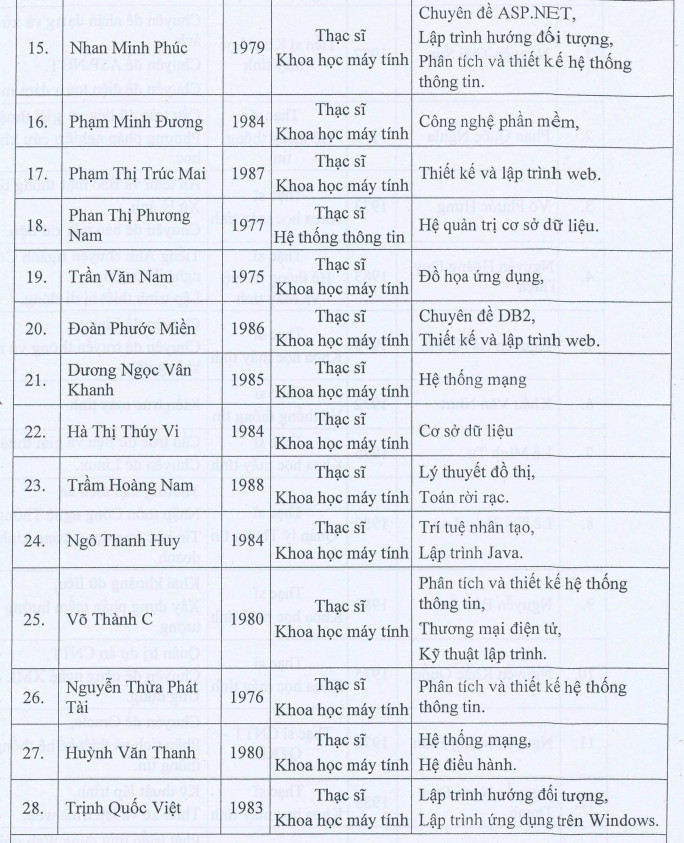
#> input picture scr/data_test/Input/img_table/2.jpg, 684 x 843 px, found by its file name
$ python tableimage.py
#> lines starting #> are read from the running program, lines starting #| are printed output that depends on the picture; after the words box and inside, x2 and y2 are one past the last pixel; in counts of white or black regions, pixels touching at a corner belong together
#> further down, img is the input picture: shape (843, 684, 3); mean B, G, R 239.3, 230.7, 227.4
import cv2
import numpy as np
import os

# tìm biên
def image_bin(img):
    # Chuyển ảnh sang ảnh xám (grayscale)
    img_gray = cv2.cvtColor(img, cv2.COLOR_BGR2GRAY)

    # Áp dụng Gaussian Blur để làm mờ ảnh, giúp loại bỏ nhiễu
    blur_image = cv2.GaussianBlur(img_gray, (5, 5), 0)
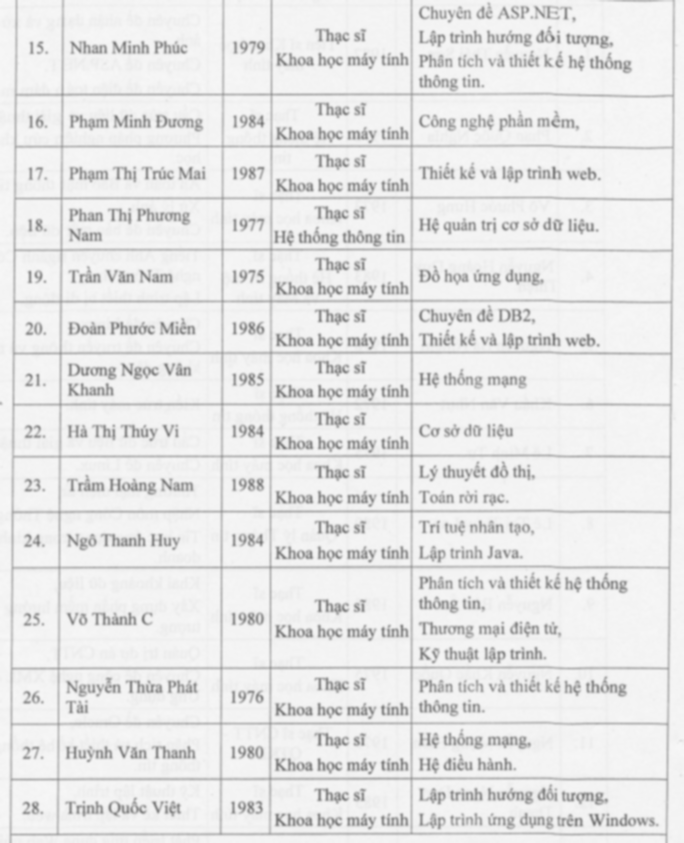
#> blur_image: shape (843, 684); min 120, max 248, mean 230.7

    thresh, img_bin = cv2.threshold(img_gray, 128, 255, cv2.THRESH_BINARY | cv2.THRESH_OTSU)
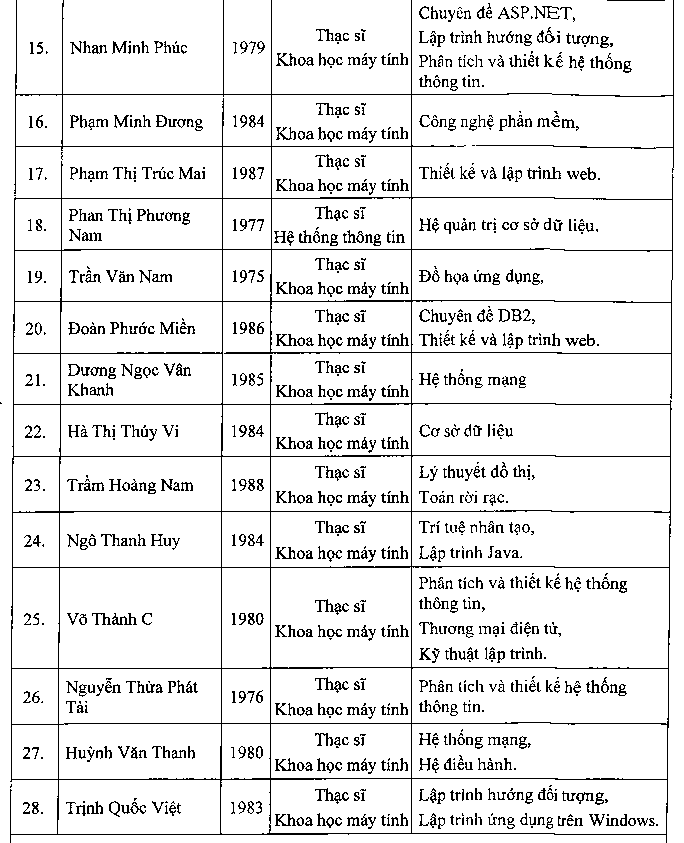
#> img_bin: shape (843, 684); 91.3% white; black in thin lines or dots
#> thresh = 184

    return 255 - img_bin
#> returned value: shape (843, 684); 8.7% white in thin lines or dots

#Xác địch các vector đường thẳng.
def lines(img):
    img_bin = image_bin(img)

    # Sử dụng Hough Line Transform để tìm các đoạn thẳng
    lines = cv2.HoughLinesP(img_bin, 1, np.pi / 180, threshold=30, minLineLength=100, maxLineGap=5)
#> lines = 45 rows, first 6: [411, 833, 411, 0], [19, 511, 515, 511], [10, 834, 327, 834], [61, 249, 543, 249], [270, 833, 270, 274], [13, 456, 403, 456]

    print(lines)
#> (printed output is left out)
    # lọc ra các đường ngang và dọc
    h_line = [line[0].tolist() for line in lines if abs(line[0][1] - line[0][3])<10]
#> h_line = 25 items, first 6: [19, 511, 515, 511], [10, 834, 327, 834], [61, 249, 543, 249], [13, 456, 403, 456], [554, 567, 669, 567], [15, 146, 463, 146]
    v_line = [line[0].tolist() for line in lines if abs(line[0][0] - line[0][2])<10]
#> v_line = 20 items, first 6: [411, 833, 411, 0], [270, 833, 270, 274], [271, 311, 271, 0], [221, 786, 221, 423], [222, 455, 222, 101], [12, 628, 12, 458]

    return h_line, v_line

def group_lines(lines, thin_thresh, k = 1):
    new_lines = []

    while len(lines) > 0:
        thresh = sorted(lines, key=lambda x: x[k])[0]

        slines = [line for line in lines if thresh[k] - thin_thresh <= line[k] <= thresh[k] + thin_thresh]
        lines = [line for line in lines if thresh[k] - thin_thresh > line[k] or line[k] > thresh[k] + thin_thresh]

        lis = []
        for line in slines:
            lis.append(line[k-1])
            lis.append(line[k+1])
        new_lines.append([min(lis) - 4*thin_thresh, max(lis) + 4*thin_thresh, thresh[k]])
    return new_lines


if __name__== "__main__":
    img_path = os.path.abspath(r"scr\data_test\Input\img_table\2.jpg")
    print(img_path)
    img = cv2.imread(img_path)

    h_lines, v_lines = lines(img)
#> h_lines has the same summary as h_line in lines; v_lines has the same summary as v_line in lines
    horizontal_lines = group_lines(h_lines, img.shape[1]//120)
#> the loop in group_lines, `while len(lines) > 0:` made 14 passes
#> slines on passes 1, 2, 3, 4, 5, 6, 7, 8, 9, 11, 12, 14: [[15, 94, 508, 94]], [[15, 146, 463, 146]], [[14, 198, 382, 198], [320, 197, 554, 197]], [[61, 249, 543, 249], [564, 250, 672, 250]], [[14, 301, 432, 301], [344, 300, 554, 300]], [[117, 352, 561, 352], [557, 353, 671, 353]], [[13, 404, 412, 404], [324, 403, 555, 403]], [[13, 456, 403, 456], [325, 455, 555, 455]], [[19, 511, 515, 511]], [[11, 668, 332, 668], [262, 667, 556, 667]], [[58, 723, 517, 723]], [[10, 834, 327, 834], [262, 833, 554, 833]]
#> after the loop in group_lines, `while len(lines) > 0:`: lines = []; new_lines = [[-5, 528, 94], [-5, 483, 146], [-6, 574, 197], [41, 692, 249], [-6, 574, 300], [97, 691, 352], [-7, 575, 403], [-7, 575, 455], [-1, 535, 511], [230, 689, 566], [-9, 576, 667], [38, 537, 723], [-9, 577, 778], [-10, 574, 833]]
#> horizontal_lines has the same summary as new_lines in group_lines
    vertical_lines = group_lines(v_lines, img.shape[1]//120, 2)
#> the loop in group_lines (call 2), `while len(lines) > 0:` made 6 passes
#> slines on passes 4 to 5: [[270, 833, 270, 274], [271, 311, 271, 0]], [[411, 833, 411, 0]]
#> vertical_lines = [[54, 810, 11], [-17, 839, 58], [-20, 806, 221], [-20, 853, 270], [-20, 853, 411], [-20, 805, 668]]

    cv2.imshow("bien", image_bin(img))
    cv2.waitKey()

    for h in horizontal_lines:
       cv2.line(img, [h[0]*2, h[2]*2], [h[1]*2, h[2]*2], (255, 0, 0), 2, 1, 1)
#> this loop made 14 passes
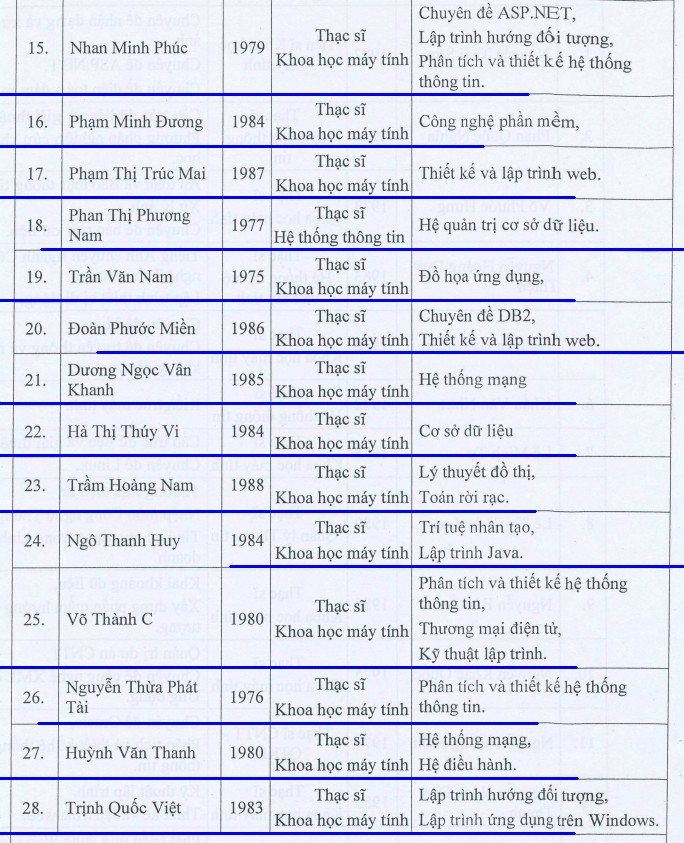
#> img: shape (843, 684, 3); 4.04% of pixels changed, all inside (x1, y1, x2, y2) = (0, 93, 684, 835)

    for v in vertical_lines:
       cv2.line(img, [v[2]*2, v[0]*2], [v[2]*2, v[1]*2], (0, 0, 255), 2, 1, 1)
#> this loop made 6 passes
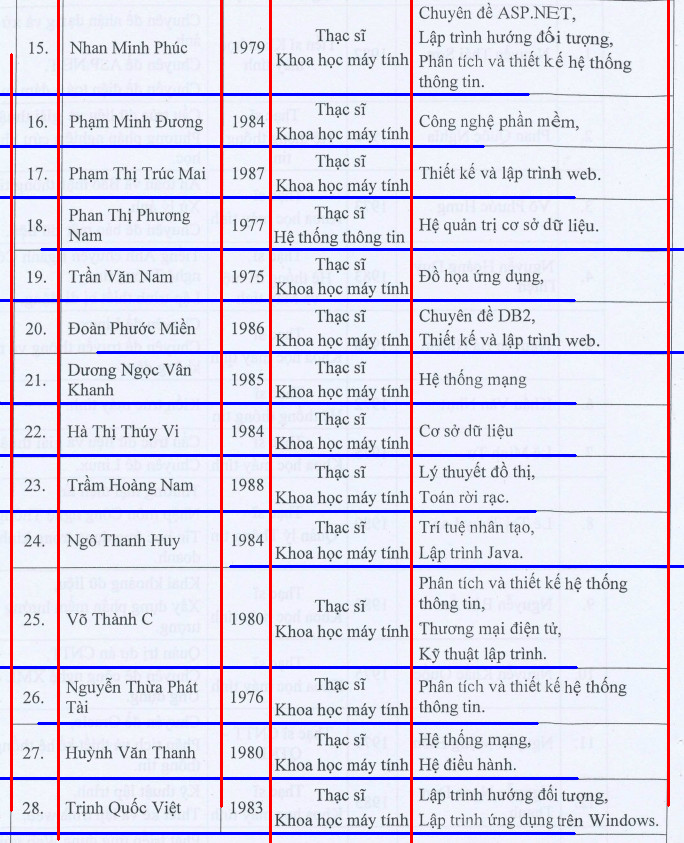
#> img: shape (843, 684, 3); 2.55% of pixels changed, all inside (x1, y1, x2, y2) = (10, 0, 670, 843)

    cv2.imshow("show", img)
    cv2.waitKey()

$ run again, with scr/data_test/Input/img_table/1.jpg copied over scr/data_test/Input/img_table/2.jpg
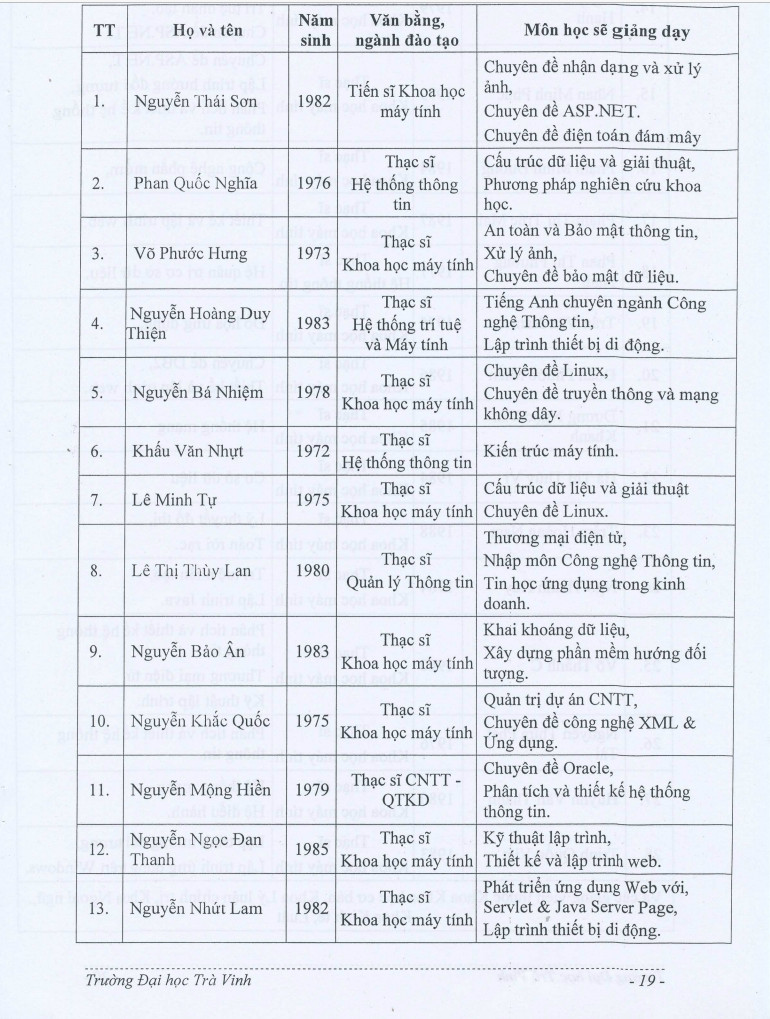
#> input picture scr/data_test/Input/img_table/1.jpg, 770 x 1019 px, found by its file name
#> img is the input picture: shape (1019, 770, 3); mean B, G, R 240.6, 232.1, 228.3
#> in image_bin, `thresh, img_bin = cv2.threshold(img_gray, 128, 255, cv2.THRESH_BINARY ..`:
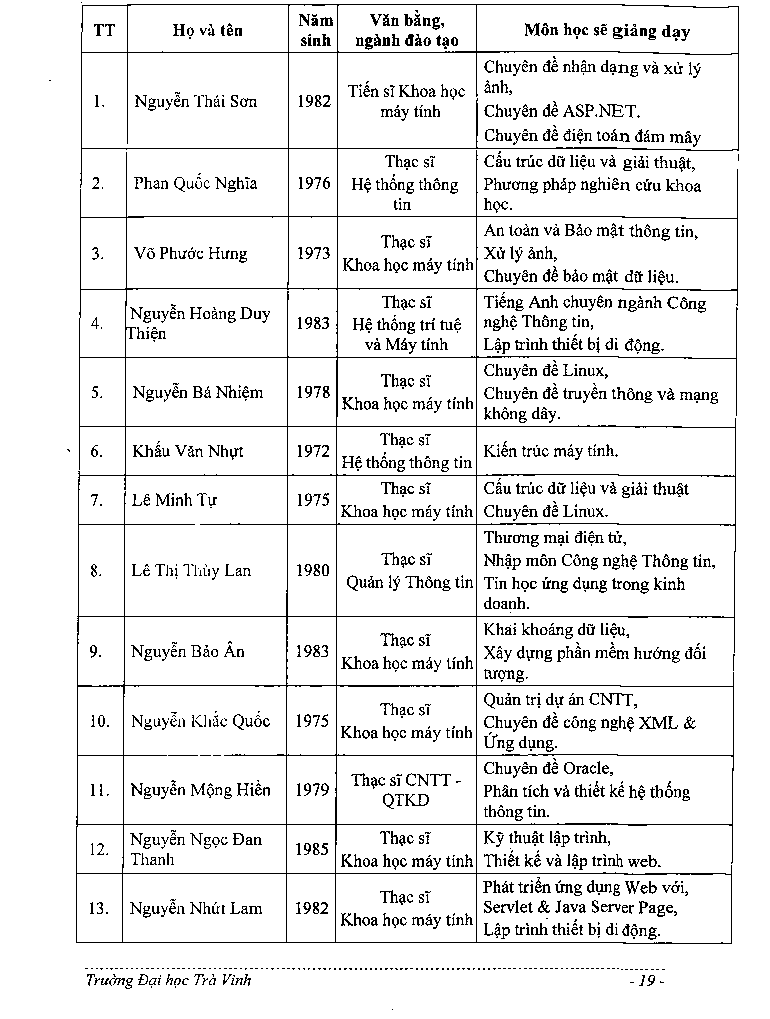
#> img_bin: shape (1019, 770); 92.2% white; black in thin lines or dots, all inside (x1, y1, x2, y2) = (49, 2, 739, 1010)
#> in image_bin, `thresh, img_bin = cv2.threshold(img_gray, 128, 255, cv2.THRESH_BINARY ..`: thresh = 183
#> in lines, `lines = cv2.HoughLinesP(img_bin, 1, np.pi / 180, threshold=30, minLine..`: lines = 48 rows, first 6: [476, 942, 476, 4], [76, 942, 625, 942], [77, 616, 723, 616], [76, 873, 632, 873], [79, 357, 510, 357], [99, 685, 620, 685]
#> (printed output is left out)
#> h_line = 24 items, first 6: [76, 942, 625, 942], [77, 616, 723, 616], [76, 873, 632, 873], [79, 357, 510, 357], [99, 685, 620, 685], [81, 148, 646, 148]
#> v_line = 24 items, first 6: [476, 942, 476, 4], [336, 844, 336, 344], [288, 299, 288, 5], [287, 651, 287, 282], [337, 416, 337, 5], [286, 941, 286, 590]
#> h_lines has the same summary as h_line in lines; v_lines has the same summary as v_line in lines
#> the loop in group_lines, `while len(lines) > 0:` made 16 passes
#> slines on passes 1 to 8: [[127, 4, 624, 4]], [[81, 52, 514, 52], [445, 51, 609, 51]], [[81, 148, 646, 148]], [[126, 216, 624, 216]], [[125, 288, 623, 288]], [[79, 357, 510, 357], [487, 356, 618, 356]], [[79, 426, 681, 426]], [[79, 475, 534, 475], [486, 474, 618, 474]]
#> after the loop in group_lines, `while len(lines) > 0:`: lines = []; new_lines = [[103, 648, 4], [57, 633, 51], [57, 670, 148], [102, 648, 216], [101, 647, 288], [55, 642, 356], [55, 705, 426], [55, 642, 474], [152, 759, 524], [53, 747, 616], [75, 757, 685], [93, 757, 755], [52, 756, 824], [52, 656, 873], [52, 755, 942], [61, 642, 968]]
#> horizontal_lines has the same summary as new_lines in group_lines
#> the loop in group_lines (call 2), `while len(lines) > 0:` made 6 passes
#> vertical_lines = [[-1, 965, 76], [-19, 891, 123], [-19, 965, 286], [-19, 965, 335], [-20, 966, 476], [-18, 855, 733]]
#> the loop `for h in horizontal_lines:` made 16 passes
#> the loop `for v in vertical_lines:` made 6 passes
#> after the loop `for v in vertical_lines:`:
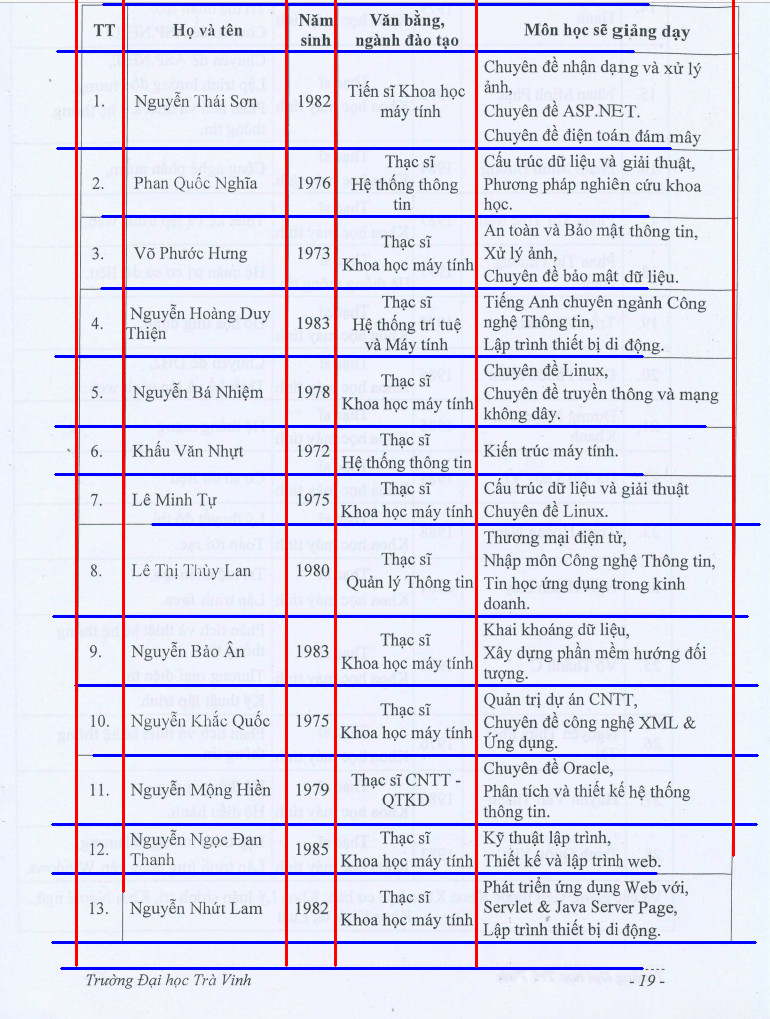
#> img: shape (1019, 770, 3); mean B, G, R 237.7, 220.1, 222
